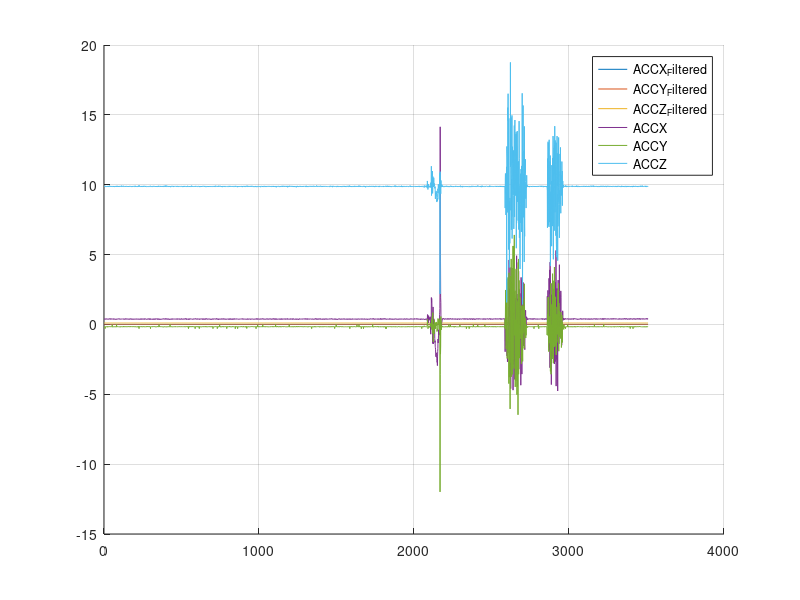

Recreate this plot in MATLAB.
accx = 1;
accy = 2;
accz = 3;
gyrox = 4;
gyroy = 5;
gyroz = 6;
magnx = 7;
magny = 8;
magnz = 9;
roll = 10;
pitch = 11;
yaw = 12;
roll_var = 13;
pitch_var = 14;
yaw_var = 15;
kf_dt = 16;
throttle = 17;
cmd_roll = 18;
cmd_pitch = 19;
cmd_yaw = 20;
pid_roll = 21;
pid_pitch = 22;
pid_yaw = 23;
motors_armed = 24;
m1_speed = 25;
m2_speed = 26;
m3_speed = 27;
m4_speed = 28;

M = csvread("08-04-2023-03-31.csv", 2, 0);

pkg load signal;
dt = 0.020;
fs = 1/dt;
fc = 10;
fn =  fc/(fs/2)
[b,a] = butter(6,fn);

ax = M(:,accx);
ay = M(:,accy);
az = M(:,accz);
N_samples = length(ax);

accx_filtered = zeros(1, N_samples);
accy_filtered = zeros(1, N_samples);
accz_filtered = zeros(1, N_samples);
for i=1:N_samples
  accx_filtered(i) = filter(b,a,ax(i));
  accy_filtered(i) = filter(b,a,ay(i));
  accz_filtered(i) = filter(b,a,az(i));
endfor


hold all;
plot(accx_filtered, 'DisplayName', 'ACCX_Filtered');
plot(accy_filtered, 'DisplayName', 'ACCY_Filtered');
plot(accz_filtered, 'DisplayName', 'ACCZ_Filtered');
plot(M(:, accx),  'DisplayName', 'ACCX');
plot(M(:, accy),  'DisplayName', 'ACCY');
plot(M(:, accz),  'DisplayName', 'ACCZ');

legend(gca, 'show');

grid on;
